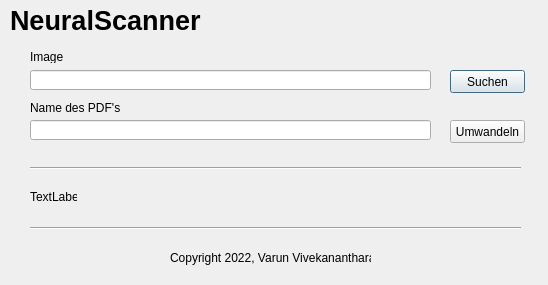
<?xml version="1.0" encoding="UTF-8"?>
<ui version="4.0">
 <class>Dialog</class>
 <widget class="QDialog" name="Dialog">
  <property name="geometry">
   <rect>
    <x>0</x>
    <y>0</y>
    <width>548</width>
    <height>285</height>
   </rect>
  </property>
  <property name="windowTitle">
   <string>Dialog</string>
  </property>
  <widget class="QLabel" name="label">
   <property name="geometry">
    <rect>
     <x>10</x>
     <y>0</y>
     <width>211</width>
     <height>41</height>
    </rect>
   </property>
   <property name="font">
    <font>
     <pointsize>20</pointsize>
     <weight>75</weight>
     <bold>true</bold>
    </font>
   </property>
   <property name="text">
    <string>NeuralScanner</string>
   </property>
  </widget>
  <widget class="QPushButton" name="pushButton">
   <property name="geometry">
    <rect>
     <x>450</x>
     <y>70</y>
     <width>75</width>
     <height>23</height>
    </rect>
   </property>
   <property name="text">
    <string>Suchen</string>
   </property>
  </widget>
  <widget class="QLineEdit" name="lineEdit">
   <property name="geometry">
    <rect>
     <x>30</x>
     <y>70</y>
     <width>401</width>
     <height>20</height>
    </rect>
   </property>
   <property name="text">
    <string/>
   </property>
  </widget>
  <widget class="QLabel" name="label_2">
   <property name="geometry">
    <rect>
     <x>30</x>
     <y>50</y>
     <width>47</width>
     <height>13</height>
    </rect>
   </property>
   <property name="text">
    <string>Image</string>
   </property>
  </widget>
  <widget class="QLineEdit" name="lineEdit_2">
   <property name="geometry">
    <rect>
     <x>30</x>
     <y>120</y>
     <width>401</width>
     <height>20</height>
    </rect>
   </property>
  </widget>
  <widget class="QLabel" name="label_3">
   <property name="geometry">
    <rect>
     <x>30</x>
     <y>100</y>
     <width>91</width>
     <height>16</height>
    </rect>
   </property>
   <property name="text">
    <string>Name des PDF's</string>
   </property>
  </widget>
  <widget class="Line" name="line">
   <property name="geometry">
    <rect>
     <x>30</x>
     <y>160</y>
     <width>491</width>
     <height>16</height>
    </rect>
   </property>
   <property name="orientation">
    <enum>Qt::Horizontal</enum>
   </property>
  </widget>
  <widget class="QLabel" name="label_5">
   <property name="geometry">
    <rect>
     <x>30</x>
     <y>190</y>
     <width>47</width>
     <height>13</height>
    </rect>
   </property>
   <property name="text">
    <string>TextLabel</string>
   </property>
  </widget>
  <widget class="QPushButton" name="pushButton_2">
   <property name="geometry">
    <rect>
     <x>450</x>
     <y>120</y>
     <width>75</width>
     <height>23</height>
    </rect>
   </property>
   <property name="text">
    <string>Umwandeln</string>
   </property>
  </widget>
  <widget class="Line" name="line_2">
   <property name="geometry">
    <rect>
     <x>30</x>
     <y>220</y>
     <width>491</width>
     <height>16</height>
    </rect>
   </property>
   <property name="orientation">
    <enum>Qt::Horizontal</enum>
   </property>
  </widget>
  <widget class="QLabel" name="label_4">
   <property name="geometry">
    <rect>
     <x>170</x>
     <y>250</y>
     <width>201</width>
     <height>16</height>
    </rect>
   </property>
   <property name="text">
    <string>Copyright 2022, Varun Vivekanantharasa</string>
   </property>
  </widget>
 </widget>
 <resources/>
 <connections/>
</ui>
